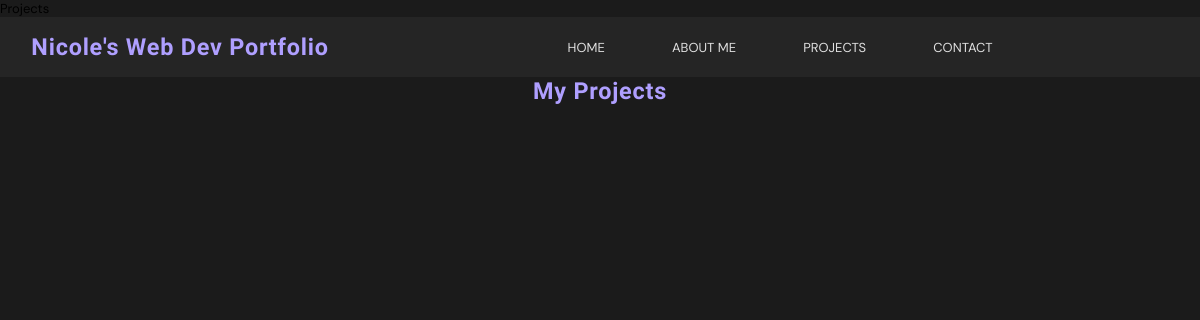
Page /projects on the earlier database version.
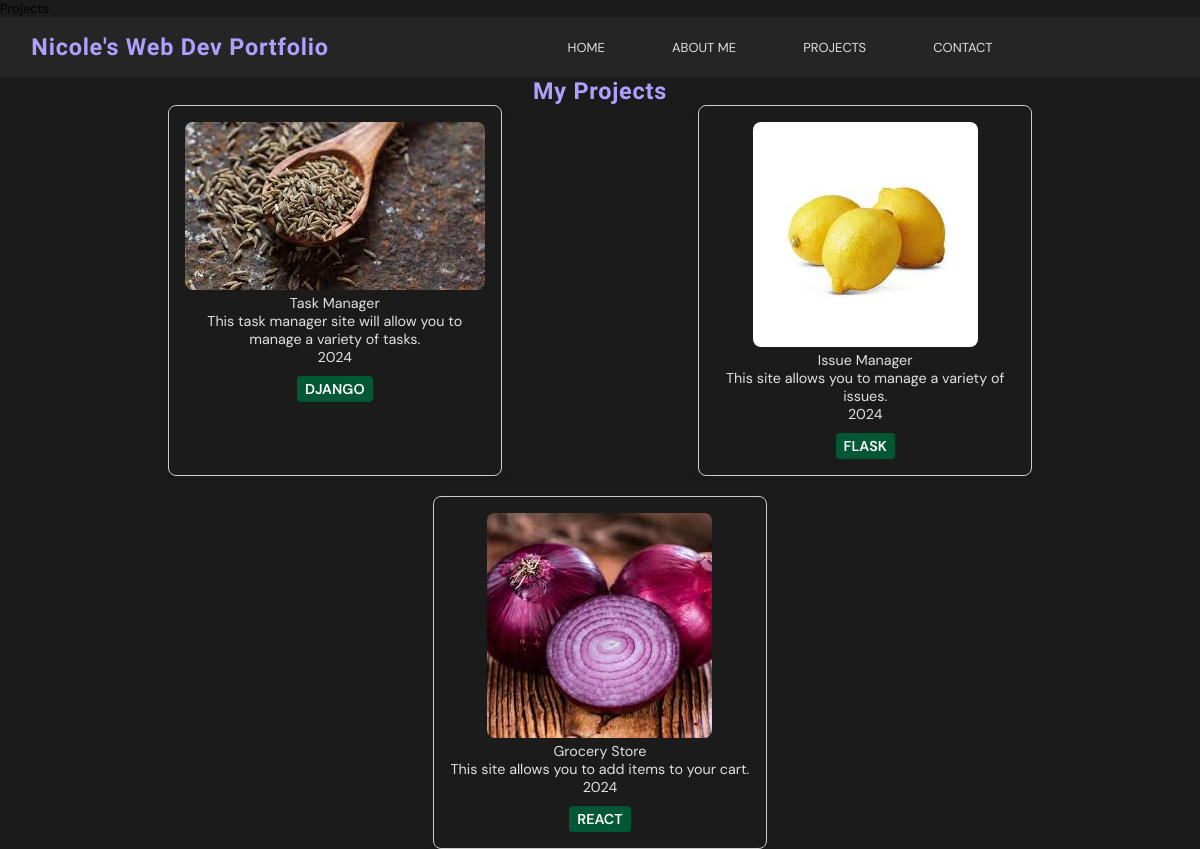
Same page on the later database version.
### content/models.py (models this page shows, shortened)
class Project(models.Model):
    name = models.CharField(max_length=255)
    description = models.TextField()
    year = models.IntegerField()
    image = models.ImageField(upload_to='static/img/')
    repository = models.URLField(blank=True)
    skills = models.ManyToManyField(Skill)

class Skill(models.Model):
    name = models.CharField(max_length=100)

### content/views.py (the view)
# urls.py: path('',views.projects_list_view, name="projects_list"),
def projects_list_view(request):
    projects = Project.objects.all()
    return render(request, 'projects/projects_list.html', {"projects": projects})

### templates/projects/projects_list.html (shortened to what this page needs)
{% extends 'base.html' %}
{% load static %}
{% block content %}
<section class="projects-section center-column">
<h2>My Projects</h2>
<div class="projects-list">
    {% for project in projects %}
        <div class = "project-card">
            <a href classs="skills-container center-row="{{ project.repository }}" target="_blank">
                    <img src="{% static project.image %}" alt="{{ project.name }}">
                    <p>{{ project.name }}</p>
                    <p>{{ project.description }}</p>
                    <p>{{ project.year }}</p>
                    <div class="skills-container center-row">
                        {% for skill in project.skills.all %}
                        <label class="text-label">{{ skill.name }}</label>
                        {% endfor %}
                    </div>
                </a>
        </div>
    {% endfor %}
</div>
</section>
{% endblock content %}

### templates/base.html (shortened to what this page needs)
<!DOCTYPE html>
<html lang="en">
<head>
    {% load static %}
    <link rel="stylesheet" href="{% static 'css/base.css' %}">
    <link rel="stylesheet" href="{% static 'css/header.css' %}">
    <link rel="stylesheet" href="{% static 'css/responsive.css' %}">
    <link rel="stylesheet" href="{% static 'css/section.css' %}">
</head>
<body>
    <header class="center-row">
        <div class="header-left-side center-row">
            <a href="">
                <h2>Nicole's Web Dev Portfolio</h2>
            </a>
        </div>
        <nav class="header-right-side center-row">
            <div class="nav-options center-row">
                <a href="{% url 'home' %}">Home</a>
                <a href="{% url 'about' %}">About Me</a>
                <a href="{% url 'projects_list' %}">Projects</a>
                <a href="{% url 'contact' %}">Contact</a>
            </div>
        </nav>
    </header>
        <div class="container">
            {% block content %}{% endblock content %}
        </div>

### static/css/base.css (style rules this page uses)
:root { --primary-color: #AF9FFF; --primary-color-50: #EAE5FF; --primary-color-300: #7F66FF; --secondary-color: #025834; --secondary-color-600: #04C876; --secondary-color-900: #01321E; --neutral-color: #E0E0E0; --surface-color: #252525; --background-color: #1B1B1B; --lobster-font: "Lobster Two", serif; --DM-font: "DM Sans", serif; }
html { font-size: 16px; background-color: var(--background-color); }
* { font-family: var(--DM-font); padding: 0px; margin: 0px }
a { text-decoration: none; }
.center-row { display: flex; align-items: center; justify-content: center; }
.center-column { display: flex; flex-direction: column; align-items: center; justify-content: center; }
h2 { color: var(--primary-color); font-size: 1.8rem; letter-spacing: 0.06rem; font-weight: bolder; font-family: var(--lobster-font); }
p { color: var(--neutral-color); font-size: 1.1rem; }
.text-label { color: var(--neutral-color); background-color: var(--secondary-color); font-size: 1.1rem; text-transform: uppercase; font-weight: 600; padding: 0.5rem 1rem; }

### static/css/header.css (style rules this page uses)
header { background-color: var(--surface-color); height: 60px; }
.header-left-side { width: 30%; }
.header-right-side { width: 70%; }
.nav-options { width: 100%; }
.nav-options a { color: var(--neutral-color); font-size: 1rem; text-transform: uppercase; margin: 0px 2%; padding: 1% 2%; }

### static/css/responsive.css (style rules this page uses)
@media (min-width:1007px) { html { font-size: 13px; } }

### static/css/section.css (style rules this page uses)
.projects-list { display: flex; flex-wrap: wrap; justify-content: space-around; gap: 20px; }
.project-card { flex: 1 1 300px; max-width: 300px; border: 1px solid #ccc; border-radius: 8px; padding: 16px; box-shadow: 0 4px 8px rgba(0, 0, 0, 0.1); text-align: center; }
.project-card img { max-width: 100%; height: auto; border-radius: 8px; }
.skills-container { display: flex; flex-wrap: wrap; justify-content: center; gap: 10px; margin-top: 10px; }
.text-label { background-color:#025834; border-radius: 4px; padding: 4px 8px; color: white; }

Differences in the rows shown:
added Project: image (picture), name "Task Manager", description "This task manager site will allow you to manage a variety of tasks.", year "2024"
added Skill: name "DJANGO", shown under "Task Manager"
added Project: image (picture), name "Issue Manager", description "This site allows you to manage a variety of issues.", year "2024"
added Skill: name "FLASK", shown under "Issue Manager"
added Project: image (picture), name "Grocery Store", description "This site allows you to add items to your cart.", year "2024"
added Skill: name "REACT", shown under "Grocery Store"
